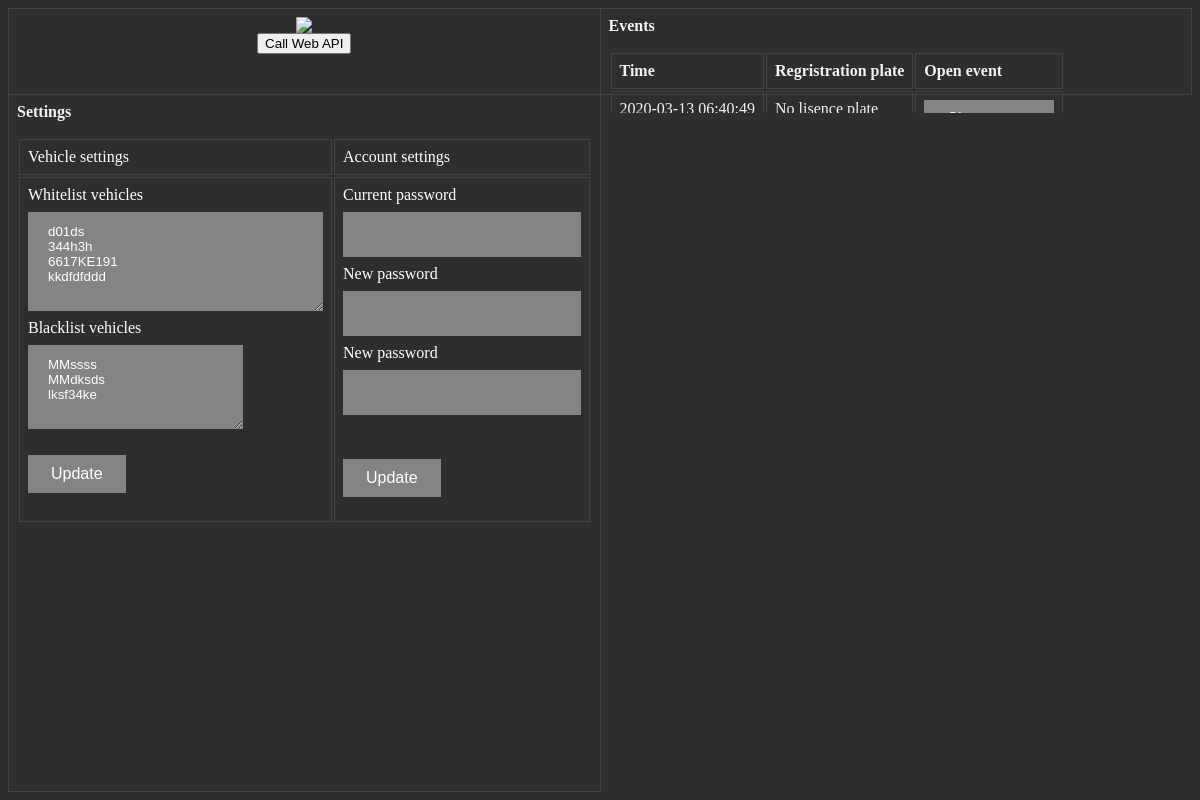
Page /main.php (signed in) on the earlier database version.
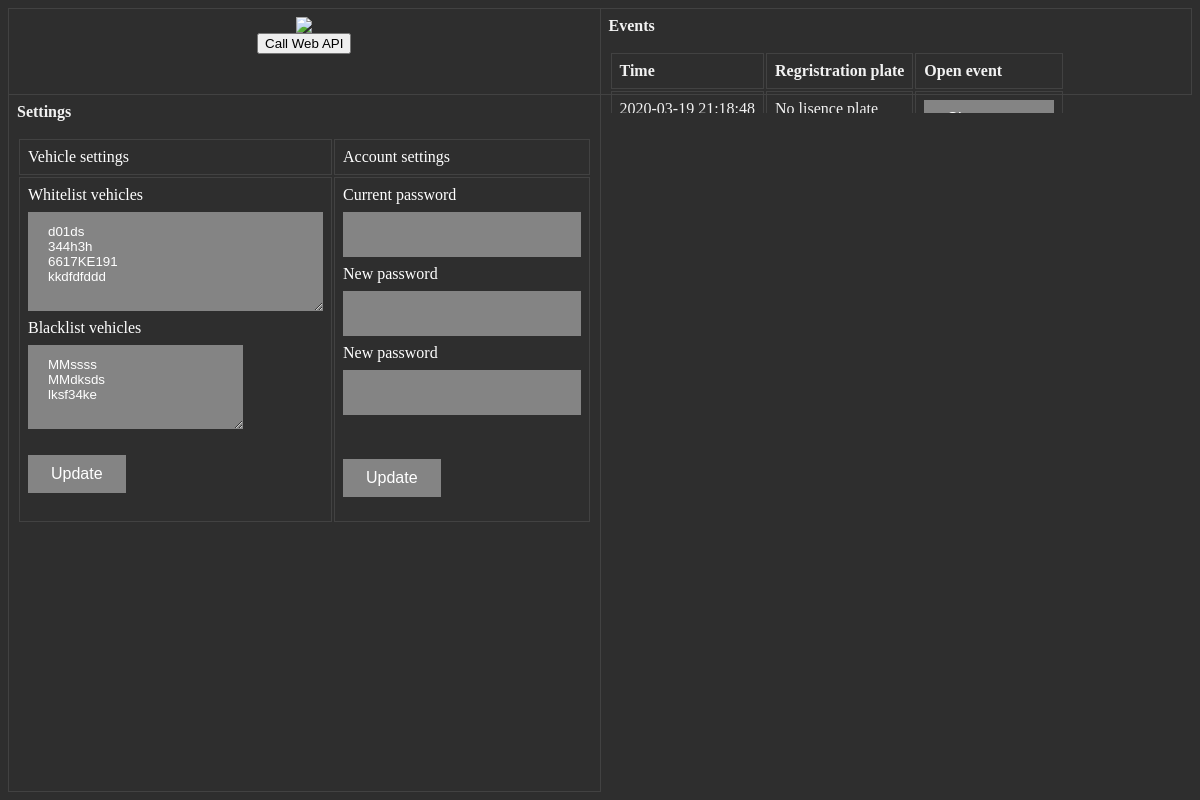
Same page on the later database version.
### tables this page shows
CREATE TABLE CAMEVENT (
	    VIDID int NOT NULL AUTO_INCREMENT,
	    VIDDIR varchar(60),
	    PLATE varchar(20),
	    TIME TIMESTAMP,
	    PRIMARY KEY (VIDID)
	);

### main.php (the view, shortened to what this page needs)
<html>
<link rel="stylesheet" href="style.css">
<body>
	<table class="mainTable">
	<tr>
		<td><center>
		<?php
		   include "camFeed.php";
		?>
		</center><td>
			<p class="bold">Events</p>
			<?php
				include "dbConnect.php";
				echo "<table class='carFeedTable'>
				<tr><th>Time</th><th>Regristration plate</th><th>Open event</th></tr>";
				$conn = $connection->query("select VIDID,VIDDIR,PLATE,TIME from CAMEVENT ORDER BY TIME DESC");
				while ($row = $conn->fetch()) {
					if ($row['PLATE'] == null){
						$plate="No lisence plate";
					}
					else{
						$plate=$row['PLATE'];
					}
					echo '<tr><td>'.$row['TIME'].'</td><td>'.$plate.'</td>
					<td>
					<form action="/event.php" method="post">
					<input type="hidden" name="event" value="'.$row['VIDID'].'">
					<input type="submit" value="Show event" class="bt1">
					</form>
					</td></tr>';
				}
				echo '</table></td><tr><td>
				<p class="bold">Settings</p>
				<table>
				<tr><td>Vehicle settings</td><td>Account settings</td></tr><tr><td>Whitelist vehicles
				<form action="/update.php" method="post">';
	include 'dbConnect.php';
	$conn = $connection->query("SELECT BLIST,WLIST FROM LISTS where USERID = '".  $_COOKIE['LogUser']  ."'");
	$WLIST="";
	$BLIST="";
	$bRows=0;
	$wRows=0;
	while ($row = $conn->fetch()) {
		if ($row['BLIST'] != NULL){
			$BLIST.=$row['BLIST']."\n";
			$bRows++;
		}
		if ($row['WLIST'] != NULL){
			$WLIST.=$row['WLIST']."\n";
			$wRows++;
		}
	}
	echo '<textarea class="tb" rows="'.($wRows+1).'" cols="30" name="wl">'.$WLIST.'</textarea><br>Blacklist vehicles<br><textarea class="tb" rows="'.($bRows+1);
	echo '" type="text" name="bl">'.$BLIST.'</textarea>';
?>
<br><br>
<input class="bt1" type="submit" value="Update">
</form>
				</td>
				<td>
<form action="/update.php" method="post">
Current password <input type="password" name="cur"><br>
New password <input type="password" name="new1"><br>
New password <input type="password" name="new2"><br>
<br><br>
<input class="bt1" type="submit" value="Update">
</form>
				</td>
				</tr>
				</table>
			</tr>
		</tr>
	</table>
</body>
</html>

Differences in the rows shown:
changed camevent "No lisence plate": TIME "2020-03-13 06:40:49" → "2020-03-19 21:18:48"
